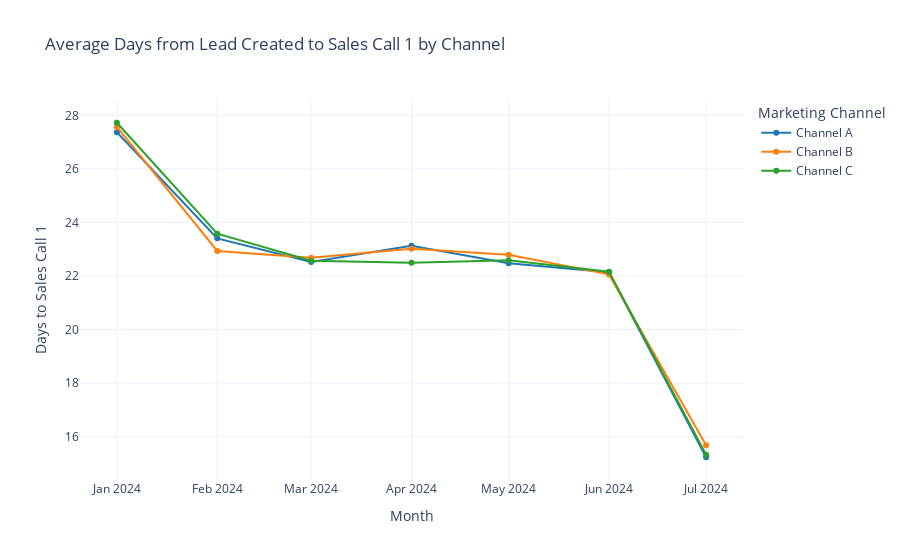

This figure's notebook cell:
### Code cell
import pandas as pd
import plotly.graph_objects as go

# Filter for Sales Call 1 entries
sales_call_1_df = df[df['sales_funnel_steps'] == 'Sales Call 1'].copy()

# Convert dates
sales_call_1_df['lead_created_date'] = pd.to_datetime(sales_call_1_df['lead_created_date'])
sales_call_1_df['case_opened_date'] = pd.to_datetime(sales_call_1_df['case_opened_date'])

# Calculate delay between lead created and sales call 1
sales_call_1_df['days_to_sales_call_1'] = (
    sales_call_1_df['case_opened_date'] - sales_call_1_df['lead_created_date']
).dt.days

# Extract month for grouping
sales_call_1_df['month'] = sales_call_1_df['lead_created_date'].dt.to_period('M').astype(str)

# Group by month and channel
monthly_avg = sales_call_1_df.groupby(['marketing_channel', 'month'])['days_to_sales_call_1'].mean().reset_index()

# Channel colors
channel_colors = {
    "Channel A": "#1f77b4",
    "Channel B": "#ff7f0e",
    "Channel C": "#2ca02c"
}

# Create Plotly figure
fig = go.Figure()

for channel, color in channel_colors.items():
    channel_data = monthly_avg[monthly_avg['marketing_channel'] == channel]
    fig.add_trace(go.Scatter(
        x=channel_data['month'],
        y=channel_data['days_to_sales_call_1'],
        mode='lines+markers',
        name=channel,
        line=dict(color=color)
    ))

fig.update_layout(
    title="Average Days from Lead Created to Sales Call 1 by Channel",
    xaxis_title="Month",
    yaxis_title="Days to Sales Call 1",
    legend_title="Marketing Channel",
    template="plotly_white"
)

fig.show()

### Figure 1 — Plotly figure (JSON) as saved in the notebook; plotly's stock layout.template omitted (floating-point values rounded to 4 significant figures)
{"data": [{"line": {"color": "#1f77b4"}, "mode": "lines+markers", "name": "Channel A", "type": "scatter", "x": ["2024-01", "2024-02", "2024-03", "2024-04", "2024-05", "2024-06", "2024-07"], "y": [27.37, 23.41, 22.52, 23.13, 22.47, 22.14, 15.23]}, {"line": {"color": "#ff7f0e"}, "mode": "lines+markers", "name": "Channel B", "type": "scatter", "x": ["2024-01", "2024-02", "2024-03", "2024-04", "2024-05", "2024-06", "2024-07"], "y": [27.57, 22.94, 22.68, 23.01, 22.79, 22.06, 15.68]}, {"line": {"color": "#2ca02c"}, "mode": "lines+markers", "name": "Channel C", "type": "scatter", "x": ["2024-01", "2024-02", "2024-03", "2024-04", "2024-05", "2024-06", "2024-07"], "y": [27.72, 23.58, 22.57, 22.49, 22.59, 22.16, 15.32]}], "layout": {"legend": {"title": {"text": "Marketing Channel"}}, "title": {"text": "Average Days from Lead Created to Sales Call 1 by Channel"}, "xaxis": {"title": {"text": "Month"}}, "yaxis": {"title": {"text": "Days to Sales Call 1"}}}}
